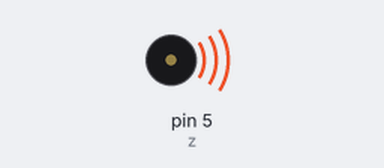
This sketch was run on a simulated Arduino Uno, built with avr-gcc and run on an emulated ATmega328P. On the bench: buzzer (waves = sounding).

Above: at 0.05 s.
Timing chart, 0 to 3.0 s (numbered marks = the images above):
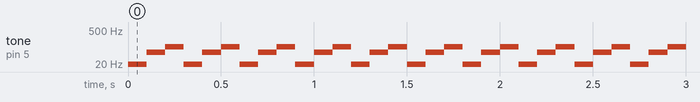

Measured:
- by itself, tone on pin 5 (z): repeats every 0.30 s: 60 Hz 0.10 s, 100 Hz 0.10 s, 20 Hz 0.10 s

The sketch:

Zvyk.ino
```cpp
int z = 5;
int raz=0;
void setup() {
  pinMode(z, OUTPUT);
}

void loop() {
  for (raz=0; raz<=2; raz++){
    tone(z, 20);
    delay(100);
    tone(z, 60);
    delay(100);
    tone(z, 100);
    delay(100);
  }
  tone(z, 0);
}
```
